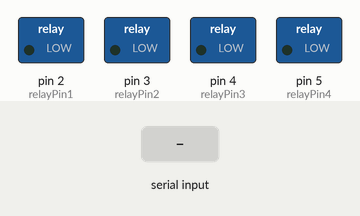
This sketch was run on a simulated Arduino Uno, built with avr-gcc and run on an emulated ATmega328P. Parts: switched loads named in the sketch (green lamp = pin HIGH). The inputs (shaded band) are chosen by the test bench.

Above: at 1.2 s.
1.3 s: byte 1 (1) received over Serial
At 2.3 s:
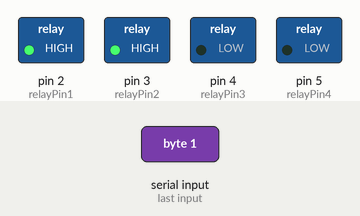
2.8 s: byte 2 (2) received over Serial
At 3.4 s:
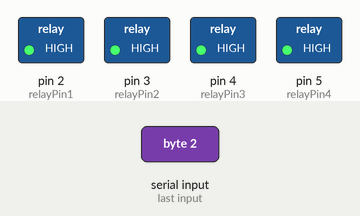
At 4.2 s:
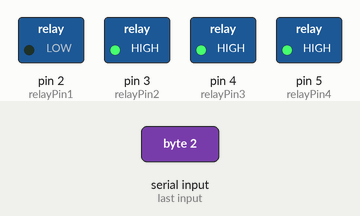
Timing chart, 0 to 5.8 s (numbered marks = the images above; inputs shaded):
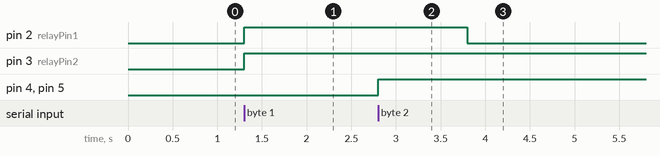

The sketch:

Arduino_Code.ino
```cpp
   const int relayPin1 = 2;
const int relayPin2 = 3;
const int relayPin3 = 4;
const int relayPin4 = 5;

// the setup routine runs once when you press reset:
void setup() {
  // initialize the digital pin as an output.
  pinMode(relayPin1, OUTPUT);
  pinMode(relayPin2, OUTPUT);
  pinMode(relayPin3, OUTPUT);
  pinMode(relayPin4, OUTPUT);
  Serial.begin(9600);
}

// the loop routine runs over and over again forever:
void loop() {
  if (Serial.available())
  {
    byte data;
    data = Serial.read();

    switch (data) {
    case 0:    // your hand is on the sensor
    digitalWrite(relayPin1, LOW);
    digitalWrite(relayPin2, LOW);
    digitalWrite(relayPin3, LOW);
    digitalWrite(relayPin4, LOW);
    break;

  case 1:    // your hand is close to the sensor
    digitalWrite(relayPin1,HIGH );
    digitalWrite(relayPin2, HIGH);
    digitalWrite(relayPin3, LOW);
    digitalWrite(relayPin4, LOW);
    break;
  case 2:    // your hand is a few inches from the sensor
    digitalWrite(relayPin1,HIGH );
    digitalWrite(relayPin2, HIGH);
    digitalWrite(relayPin3, HIGH);
    digitalWrite(relayPin4, LOW);

  case 3:    // your hand is nowhere near the sensor
    digitalWrite(relayPin1,HIGH );
    digitalWrite(relayPin2, HIGH);
    digitalWrite(relayPin3, HIGH);
    int var = 0;
     while(var < 200){
  // do something repetitive 200 times
     digitalWrite(relayPin4, HIGH);
     delay(1000);
     digitalWrite(relayPin1,LOW);
     delay(1000);
     var++;
}

    }

}
}
```

Measured:
- after the input at 1.3 s, pin 2 (relayPin1), pin 3 (relayPin2): LOW → HIGH at once
- after the input at 2.8 s, pin 2 (relayPin1): HIGH → LOW after 1.0 s; pin 4 (relayPin3), pin 5 (relayPin4): LOW → HIGH at once
